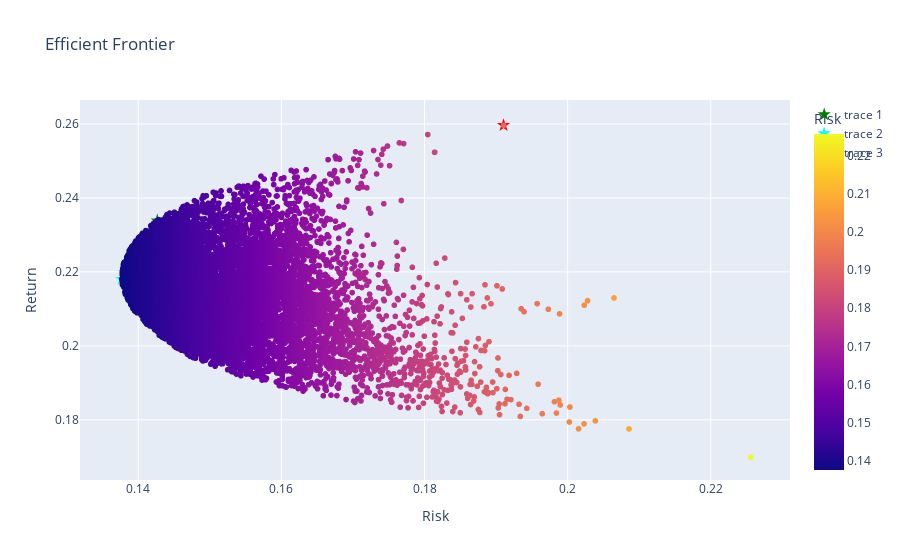

Notebook code for this chart:
### Code cell
fig = px.scatter(efficient_frontier_data, x='Risk', y='Return', title='Efficient Frontier', color='Risk')
addMarker(fig, max_sharpe['Risk'], max_sharpe['Return'], 'Green')
addMarker(fig, min_risk['Risk'], min_risk['Return'], 'Cyan')
addMarker(fig, max_return['Risk'], max_return['Return'], 'Red')
fig.show()

### Figure 1 — Plotly figure (JSON) as saved in the notebook; plotly's stock layout.template omitted (floating-point values rounded to 4 significant figures; data arrays with more than 128 entries replaced by an {"elided": "..."} marker saying what was removed)
{"data": [{"hovertemplate": "Risk=%{marker.color}<br>Return=%{y}<extra></extra>", "legendgroup": "", "marker": {"color": {"elided": "10000 float values"}, "coloraxis": "coloraxis", "symbol": "circle"}, "mode": "markers", "name": "", "showlegend": false, "type": "scattergl", "x": {"elided": "10000 float values"}, "xaxis": "x", "y": {"elided": "10000 float values"}, "yaxis": "y"}, {"marker": {"color": "Green", "size": 10, "symbol": "star"}, "mode": "markers", "type": "scatter", "x": [0.1427], "y": [0.2339]}, {"marker": {"color": "Cyan", "size": 10, "symbol": "star"}, "mode": "markers", "type": "scatter", "x": [0.1377], "y": [0.218]}, {"marker": {"color": "Red", "size": 10, "symbol": "star"}, "mode": "markers", "type": "scatter", "x": [0.191], "y": [0.2597]}], "layout": {"coloraxis": {"colorbar": {"title": {"text": "Risk"}}, "colorscale": [[0, "#0d0887"], [0.1111, "#46039f"], [0.2222, "#7201a8"], [0.3333, "#9c179e"], [0.4444, "#bd3786"], [0.5556, "#d8576b"], [0.6667, "#ed7953"], [0.7778, "#fb9f3a"], [0.8889, "#fdca26"], [1, "#f0f921"]]}, "legend": {"tracegroupgap": 0}, "title": {"text": "Efficient Frontier"}, "xaxis": {"anchor": "y", "domain": [0, 1], "title": {"text": "Risk"}}, "yaxis": {"anchor": "x", "domain": [0, 1], "title": {"text": "Return"}}}}
